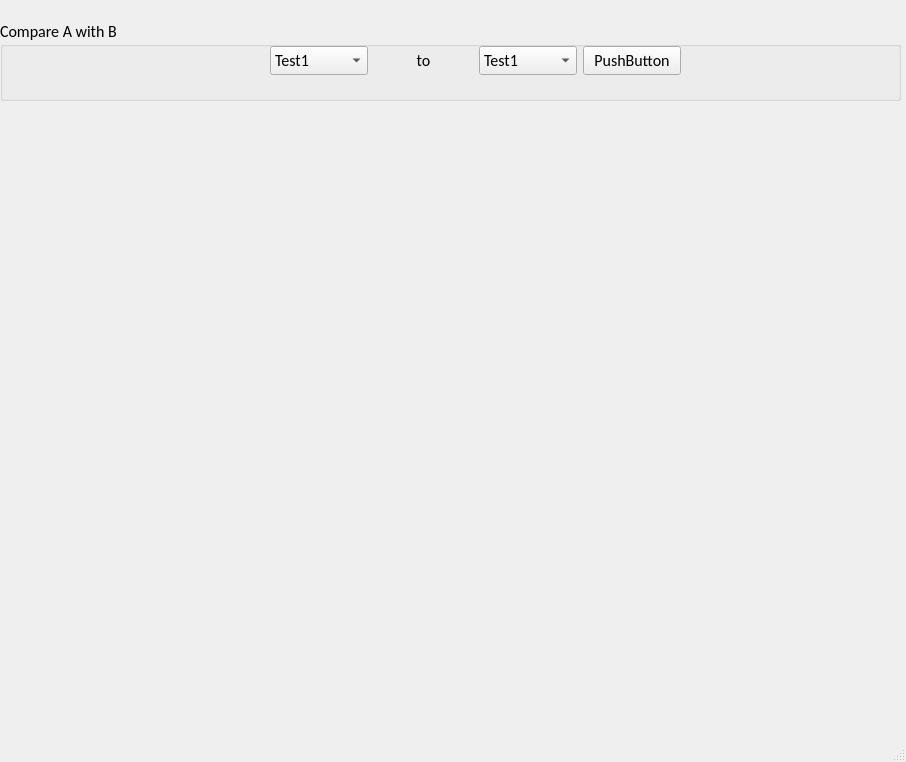
<?xml version="1.0" encoding="UTF-8"?>
<ui version="4.0">
 <class>MainWindow</class>
 <widget class="QMainWindow" name="MainWindow">
  <property name="geometry">
   <rect>
    <x>0</x>
    <y>0</y>
    <width>906</width>
    <height>762</height>
   </rect>
  </property>
  <property name="windowTitle">
   <string>MainWindow</string>
  </property>
  <property name="layoutDirection">
   <enum>Qt::LeftToRight</enum>
  </property>
  <widget class="QWidget" name="centralwidget">
   <widget class="QGroupBox" name="groupBox">
    <property name="geometry">
     <rect>
      <x>0</x>
      <y>20</y>
      <width>901</width>
      <height>81</height>
     </rect>
    </property>
    <property name="font">
     <font>
      <family>Calibri</family>
      <pointsize>12</pointsize>
     </font>
    </property>
    <property name="title">
     <string>Compare A with B</string>
    </property>
    <widget class="QWidget" name="">
     <property name="geometry">
      <rect>
       <x>270</x>
       <y>20</y>
       <width>411</width>
       <height>41</height>
      </rect>
     </property>
     <layout class="QHBoxLayout" name="horizontalLayout">
      <item>
       <widget class="QComboBox" name="comboBox">
        <property name="font">
         <font>
          <family>Calibri</family>
          <pointsize>12</pointsize>
         </font>
        </property>
        <item>
         <property name="text">
          <string>Test1</string>
         </property>
        </item>
        <item>
         <property name="text">
          <string>Test2</string>
         </property>
        </item>
       </widget>
      </item>
      <item>
       <widget class="QLabel" name="label">
        <property name="font">
         <font>
          <family>Calibri</family>
          <pointsize>12</pointsize>
         </font>
        </property>
        <property name="layoutDirection">
         <enum>Qt::RightToLeft</enum>
        </property>
        <property name="text">
         <string>to</string>
        </property>
        <property name="alignment">
         <set>Qt::AlignCenter</set>
        </property>
       </widget>
      </item>
      <item>
       <widget class="QComboBox" name="comboBox_2">
        <property name="font">
         <font>
          <family>Calibri</family>
          <pointsize>12</pointsize>
         </font>
        </property>
        <item>
         <property name="text">
          <string>Test1</string>
         </property>
        </item>
        <item>
         <property name="text">
          <string>Test2</string>
         </property>
        </item>
       </widget>
      </item>
      <item>
       <widget class="QPushButton" name="pushButton">
        <property name="font">
         <font>
          <family>Calibri</family>
          <pointsize>12</pointsize>
         </font>
        </property>
        <property name="text">
         <string>PushButton</string>
        </property>
       </widget>
      </item>
     </layout>
    </widget>
   </widget>
   <zorder>groupBox_2</zorder>
   <zorder>groupBox</zorder>
   <zorder>pushButton</zorder>
   <zorder>comboBox</zorder>
   <zorder>comboBox_2</zorder>
   <zorder>label</zorder>
  </widget>
  <widget class="QMenuBar" name="menubar">
   <property name="geometry">
    <rect>
     <x>0</x>
     <y>0</y>
     <width>906</width>
     <height>25</height>
    </rect>
   </property>
  </widget>
  <widget class="QStatusBar" name="statusbar"/>
 </widget>
 <tabstops>
  <tabstop>comboBox</tabstop>
  <tabstop>comboBox_2</tabstop>
  <tabstop>pushButton</tabstop>
 </tabstops>
 <resources/>
 <connections/>
</ui>
